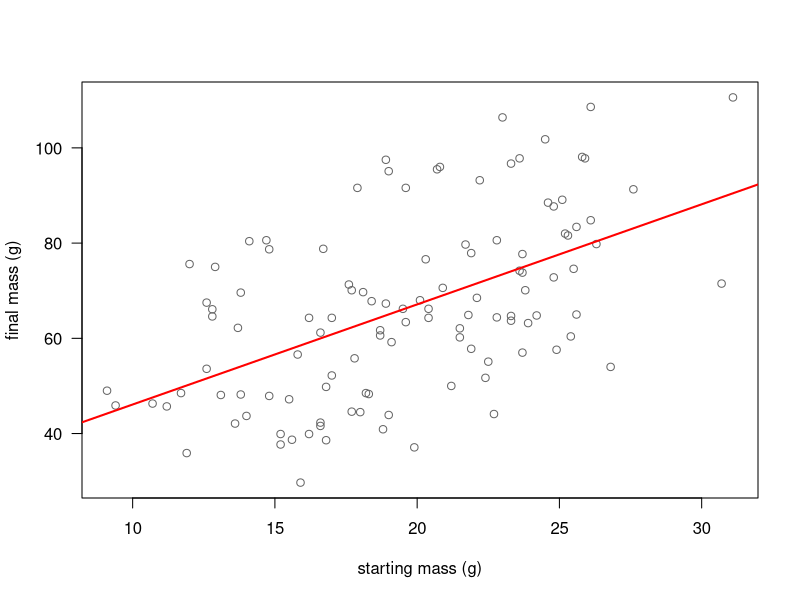
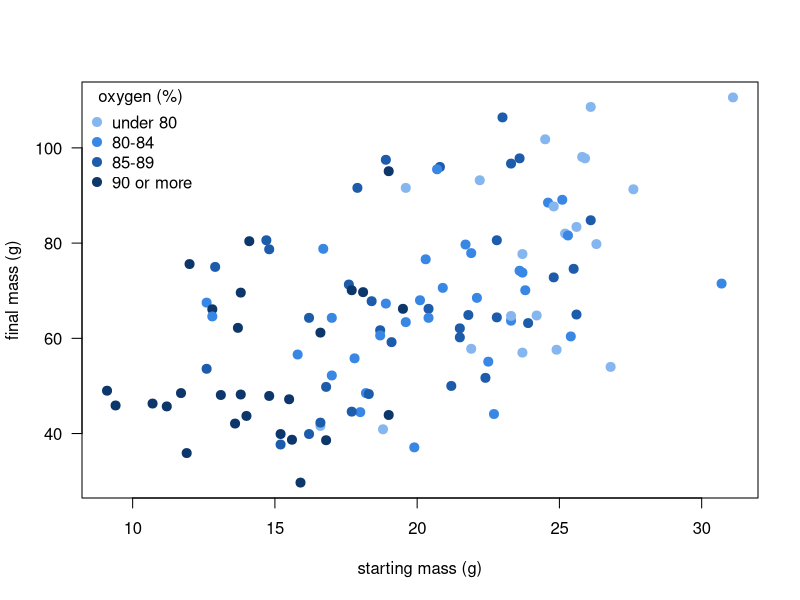
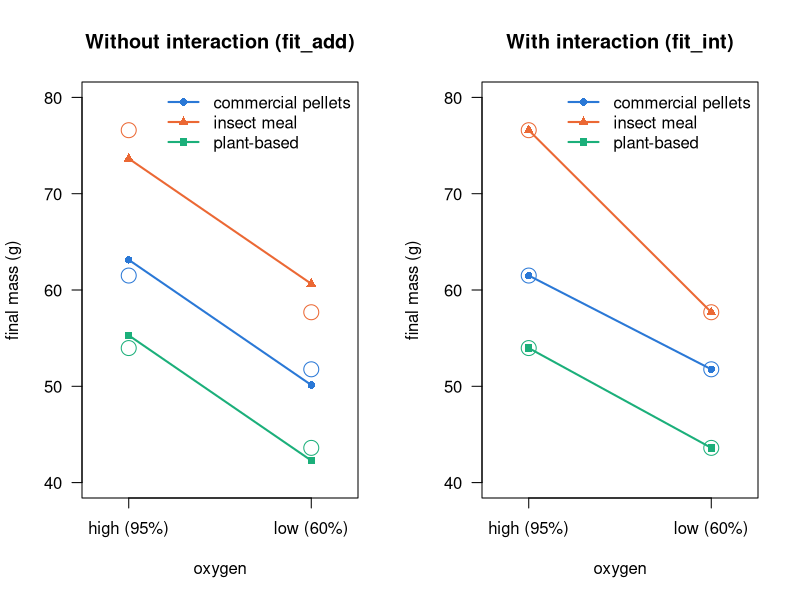

R code for these plots, in order:
## ---- chunk 1
knitr::opts_chunk$set(echo = FALSE, message = FALSE, warning = FALSE, collapse = TRUE, comment = "#>")
knitr::opts_knit$set(global.par = TRUE)

# Numbers in the text: fixed decimals and a real minus sign.
num <- function(x, digits = 2) sub("-", "−", formatC(x, format = "f", digits = digits))
## ---- chunk 2
par(las = 1, bty = "o")    # horizontal axis numbers, full box around the plot
## ---- chunk 3
trout <- read.csv("data/trout.csv")
head(trout)
## ---- chunk 4
fit1 <- lm(final_mass ~ start_mass, data = trout)
summary(fit1)
## ---- chunk 5
plot(trout$start_mass, trout$final_mass, col = "grey40",
     xlab = "starting mass (g)", ylab = "final mass (g)")
abline(fit1, col = "red", lwd = 2)
## ---- chunk 6
fit2 <- lm(final_mass ~ start_mass + oxygen, data = trout)
summary(fit2)
## ---- chunk 7
fit_oxygen <- lm(final_mass ~ oxygen, data = trout)
summary(fit_oxygen)
## ---- chunk 8
oxygen_bins <- cut(trout$oxygen, breaks = c(-Inf, 80, 85, 90, Inf), right = FALSE,
                   labels = c("under 80", "80-84", "85-89", "90 or more"))
oxygen_cols <- c("#86b6ef", "#3987e5", "#1c5cab", "#0d366b")    # light = little oxygen, dark = much
plot(trout$start_mass, trout$final_mass, pch = 19, cex = 1.2, col = oxygen_cols[oxygen_bins],
     xlab = "starting mass (g)", ylab = "final mass (g)")
legend("topleft", title = "oxygen (%)", legend = levels(oxygen_bins),
       col = oxygen_cols, pch = 19, pt.cex = 1.2, bty = "n")
## ---- chunk 9
round(cor(trout[, c("start_mass", "oxygen", "final_mass")]), 2)
## ---- chunk 10
confint(fit1)
confint(fit2)
confint(fit_oxygen)
## ---- chunk 11
ci1 <- round(confint(fit1)["start_mass", ], 2)
## ---- chunk 12
diet_names <- c("commercial pellets", "insect meal", "plant-based")
knitr::kable(data.frame(Code = 1:3, Diet = diet_names,
                        `Mean final mass (g)` = tapply(trout$final_mass, trout$diet, mean),
                        check.names = FALSE),
             digits = 1, row.names = FALSE, align = "clr")
## ---- chunk 13
fit_codes <- lm(final_mass ~ diet, data = trout)
summary(fit_codes)

fit_diet <- lm(final_mass ~ factor(diet), data = trout)
summary(fit_diet)
## ---- chunk 14
knitr::kable(data.frame(Code = 1:3, Diet = diet_names,
                        `Mean starting mass (g)` = tapply(trout$start_mass, trout$diet, mean),
                        `Mean final mass (g)` = tapply(trout$final_mass, trout$diet, mean),
                        check.names = FALSE),
             digits = 1, row.names = FALSE, align = "clrr")
## ---- chunk 15
fit_diet_start <- lm(final_mass ~ factor(diet) + start_mass, data = trout)
summary(fit_diet_start)
## ---- chunk 16
confint(fit_diet)
confint(fit_diet_start)
## ---- chunk 17
plant <- "factor(diet)3"
est_a <- coef(fit_diet)[[plant]]
est_b <- coef(fit_diet_start)[[plant]]
ci_a <- confint(fit_diet)[plant, ]
ci_b <- confint(fit_diet_start)[plant, ]
## ---- chunk 18
experiment <- read.csv("data/trout_experiment.csv")
head(experiment)
## ---- chunk 19
cell_means <- tapply(experiment$final_mass, list(experiment$diet, experiment$oxygen), mean)
knitr::kable(data.frame(Code = 1:3, Feed = diet_names,
                        `High oxygen (95%)` = cell_means[, "high"],
                        `Low oxygen (60%)` = cell_means[, "low"],
                        check.names = FALSE),
             digits = 1, row.names = FALSE, align = "clrr")
## ---- chunk 20
fit_add <- lm(final_mass ~ factor(diet) + oxygen, data = experiment)
summary(fit_add)

fit_int <- lm(final_mass ~ factor(diet) * oxygen, data = experiment)
summary(fit_int)

anova(fit_add, fit_int)
## ---- chunk 21
feed_cols <- c("#2a78d6", "#eb6834", "#1baf7a")
feed_pch <- c(16, 17, 15)
plot_fit <- function(model, title) {
  plot(NA, xlim = c(0.8, 2.2), ylim = c(40, 80), xaxt = "n",
       xlab = "oxygen", ylab = "final mass (g)", main = title)
  axis(1, at = 1:2, labels = c("high (95%)", "low (60%)"))
  for (d in 1:3) {
    fitted_means <- predict(model, newdata = data.frame(diet = d, oxygen = c("high", "low")))
    lines(1:2, fitted_means, type = "o", pch = feed_pch[d], col = feed_cols[d], lwd = 2)
    points(1:2, cell_means[d, ], col = feed_cols[d], cex = 2)
  }
  legend("topright", legend = diet_names, col = feed_cols, pch = feed_pch, lwd = 2, bty = "n")
}
par(mfrow = c(1, 2))
plot_fit(fit_add, "Without interaction (fit_add)")
plot_fit(fit_int, "With interaction (fit_int)")
